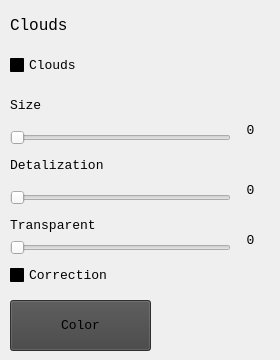
    <widget class="QWidget" name="tab_7">
     <attribute name="title">
      <string/>
     </attribute>
     <widget class="QCheckBox" name="checkBox">
      <property name="geometry">
       <rect>
        <x>10</x>
        <y>50</y>
        <width>131</width>
        <height>31</height>
       </rect>
      </property>
      <property name="palette">
       <palette>
        <active>
         <colorrole role="Button">
          <brush brushstyle="SolidPattern">
           <color alpha="255">
            <red>0</red>
            <green>0</green>
            <blue>0</blue>
           </color>
          </brush>
         </colorrole>
         <colorrole role="Base">
          <brush brushstyle="SolidPattern">
           <color alpha="255">
            <red>0</red>
            <green>0</green>
            <blue>0</blue>
           </color>
          </brush>
         </colorrole>
         <colorrole role="Window">
          <brush brushstyle="SolidPattern">
           <color alpha="255">
            <red>0</red>
            <green>0</green>
            <blue>0</blue>
           </color>
          </brush>
         </colorrole>
        </active>
        <inactive>
         <colorrole role="Button">
          <brush brushstyle="SolidPattern">
           <color alpha="255">
            <red>0</red>
            <green>0</green>
            <blue>0</blue>
           </color>
          </brush>
         </colorrole>
         <colorrole role="Base">
          <brush brushstyle="SolidPattern">
           <color alpha="255">
            <red>0</red>
            <green>0</green>
            <blue>0</blue>
           </color>
          </brush>
         </colorrole>
         <colorrole role="Window">
          <brush brushstyle="SolidPattern">
           <color alpha="255">
            <red>0</red>
            <green>0</green>
            <blue>0</blue>
           </color>
          </brush>
         </colorrole>
        </inactive>
        <disabled>
         <colorrole role="Button">
          <brush brushstyle="SolidPattern">
           <color alpha="255">
            <red>0</red>
            <green>0</green>
            <blue>0</blue>
           </color>
          </brush>
         </colorrole>
         <colorrole role="Base">
          <brush brushstyle="SolidPattern">
           <color alpha="255">
            <red>0</red>
            <green>0</green>
            <blue>0</blue>
           </color>
          </brush>
         </colorrole>
         <colorrole role="Window">
          <brush brushstyle="SolidPattern">
           <color alpha="255">
            <red>0</red>
            <green>0</green>
            <blue>0</blue>
           </color>
          </brush>
         </colorrole>
        </disabled>
       </palette>
      </property>
      <property name="font">
       <font>
        <family>Consolas</family>
        <pointsize>10</pointsize>
       </font>
      </property>
      <property name="text">
       <string>Clouds</string>
      </property>
     </widget>
     <widget class="QLabel" name="label_24">
      <property name="geometry">
       <rect>
        <x>10</x>
        <y>90</y>
        <width>101</width>
        <height>31</height>
       </rect>
      </property>
      <property name="palette">
       <palette>
        <active>
         <colorrole role="Button">
          <brush brushstyle="SolidPattern">
           <color alpha="255">
            <red>0</red>
            <green>0</green>
            <blue>0</blue>
           </color>
          </brush>
         </colorrole>
         <colorrole role="Base">
          <brush brushstyle="SolidPattern">
           <color alpha="255">
            <red>0</red>
            <green>0</green>
            <blue>0</blue>
           </color>
          </brush>
         </colorrole>
         <colorrole role="Window">
          <brush brushstyle="SolidPattern">
           <color alpha="255">
            <red>0</red>
            <green>0</green>
            <blue>0</blue>
           </color>
          </brush>
         </colorrole>
        </active>
        <inactive>
         <colorrole role="Button">
          <brush brushstyle="SolidPattern">
           <color alpha="255">
            <red>0</red>
            <green>0</green>
            <blue>0</blue>
           </color>
          </brush>
         </colorrole>
         <colorrole role="Base">
          <brush brushstyle="SolidPattern">
           <color alpha="255">
            <red>0</red>
            <green>0</green>
            <blue>0</blue>
           </color>
          </brush>
         </colorrole>
         <colorrole role="Window">
          <brush brushstyle="SolidPattern">
           <color alpha="255">
            <red>0</red>
            <green>0</green>
            <blue>0</blue>
           </color>
          </brush>
         </colorrole>
        </inactive>
        <disabled>
         <colorrole role="Button">
          <brush brushstyle="SolidPattern">
           <color alpha="255">
            <red>0</red>
            <green>0</green>
            <blue>0</blue>
           </color>
          </brush>
         </colorrole>
         <colorrole role="Base">
          <brush brushstyle="SolidPattern">
           <color alpha="255">
            <red>0</red>
            <green>0</green>
            <blue>0</blue>
           </color>
          </brush>
         </colorrole>
         <colorrole role="Window">
          <brush brushstyle="SolidPattern">
           <color alpha="255">
            <red>0</red>
            <green>0</green>
            <blue>0</blue>
           </color>
          </brush>
         </colorrole>
        </disabled>
       </palette>
      </property>
      <property name="font">
       <font>
        <family>Consolas</family>
        <pointsize>10</pointsize>
       </font>
      </property>
      <property name="text">
       <string>Size</string>
      </property>
     </widget>
     <widget class="QSlider" name="horizontalSlider_8">
      <property name="geometry">
       <rect>
        <x>10</x>
        <y>130</y>
        <width>221</width>
        <height>16</height>
       </rect>
      </property>
      <property name="minimum">
       <number>1</number>
      </property>
      <property name="maximum">
       <number>20</number>
      </property>
      <property name="orientation">
       <enum>Qt::Horizontal</enum>
      </property>
      <property name="invertedAppearance">
       <bool>false</bool>
      </property>
      <property name="invertedControls">
       <bool>false</bool>
      </property>
     </widget>
     <widget class="QLabel" name="label_26">
      <property name="geometry">
       <rect>
        <x>10</x>
        <y>150</y>
        <width>171</width>
        <height>31</height>
       </rect>
      </property>
      <property name="palette">
       <palette>
        <active>
         <colorrole role="Button">
          <brush brushstyle="SolidPattern">
           <color alpha="255">
            <red>0</red>
            <green>0</green>
            <blue>0</blue>
           </color>
          </brush>
         </colorrole>
         <colorrole role="Base">
          <brush brushstyle="SolidPattern">
           <color alpha="255">
            <red>0</red>
            <green>0</green>
            <blue>0</blue>
           </color>
          </brush>
         </colorrole>
         <colorrole role="Window">
          <brush brushstyle="SolidPattern">
           <color alpha="255">
            <red>0</red>
            <green>0</green>
            <blue>0</blue>
           </color>
          </brush>
         </colorrole>
        </active>
        <inactive>
         <colorrole role="Button">
          <brush brushstyle="SolidPattern">
           <color alpha="255">
            <red>0</red>
            <green>0</green>
            <blue>0</blue>
           </color>
          </brush>
         </colorrole>
         <colorrole role="Base">
          <brush brushstyle="SolidPattern">
           <color alpha="255">
            <red>0</red>
            <green>0</green>
            <blue>0</blue>
           </color>
          </brush>
         </colorrole>
         <colorrole role="Window">
          <brush brushstyle="SolidPattern">
           <color alpha="255">
            <red>0</red>
            <green>0</green>
            <blue>0</blue>
           </color>
          </brush>
         </colorrole>
        </inactive>
        <disabled>
         <colorrole role="Button">
          <brush brushstyle="SolidPattern">
           <color alpha="255">
            <red>0</red>
            <green>0</green>
            <blue>0</blue>
           </color>
          </brush>
         </colorrole>
         <colorrole role="Base">
          <brush brushstyle="SolidPattern">
           <color alpha="255">
            <red>0</red>
            <green>0</green>
            <blue>0</blue>
           </color>
          </brush>
         </colorrole>
         <colorrole role="Window">
          <brush brushstyle="SolidPattern">
           <color alpha="255">
            <red>0</red>
            <green>0</green>
            <blue>0</blue>
           </color>
          </brush>
         </colorrole>
        </disabled>
       </palette>
      </property>
      <property name="font">
       <font>
        <family>Consolas</family>
        <pointsize>10</pointsize>
       </font>
      </property>
      <property name="text">
       <string>Detalization</string>
      </property>
     </widget>
     <widget class="QSlider" name="horizontalSlider_9">
      <property name="geometry">
       <rect>
        <x>10</x>
        <y>190</y>
        <width>221</width>
        <height>16</height>
       </rect>
      </property>
      <property name="minimum">
       <number>1</number>
      </property>
      <property name="maximum">
       <number>10</number>
      </property>
      <property name="orientation">
       <enum>Qt::Horizontal</enum>
      </property>
      <property name="invertedAppearance">
       <bool>false</bool>
      </property>
      <property name="invertedControls">
       <bool>false</bool>
      </property>
     </widget>
     <widget class="QLabel" name="label_28">
      <property name="geometry">
       <rect>
        <x>10</x>
        <y>210</y>
        <width>231</width>
        <height>31</height>
       </rect>
      </property>
      <property name="palette">
       <palette>
        <active>
         <colorrole role="Button">
          <brush brushstyle="SolidPattern">
           <color alpha="255">
            <red>0</red>
            <green>0</green>
            <blue>0</blue>
           </color>
          </brush>
         </colorrole>
         <colorrole role="Base">
          <brush brushstyle="SolidPattern">
           <color alpha="255">
            <red>0</red>
            <green>0</green>
            <blue>0</blue>
           </color>
          </brush>
         </colorrole>
         <colorrole role="Window">
          <brush brushstyle="SolidPattern">
           <color alpha="255">
            <red>0</red>
            <green>0</green>
            <blue>0</blue>
           </color>
          </brush>
         </colorrole>
        </active>
        <inactive>
         <colorrole role="Button">
          <brush brushstyle="SolidPattern">
           <color alpha="255">
            <red>0</red>
            <green>0</green>
            <blue>0</blue>
           </color>
          </brush>
         </colorrole>
         <colorrole role="Base">
          <brush brushstyle="SolidPattern">
           <color alpha="255">
            <red>0</red>
            <green>0</green>
            <blue>0</blue>
           </color>
          </brush>
         </colorrole>
         <colorrole role="Window">
          <brush brushstyle="SolidPattern">
           <color alpha="255">
            <red>0</red>
            <green>0</green>
            <blue>0</blue>
           </color>
          </brush>
         </colorrole>
        </inactive>
        <disabled>
         <colorrole role="Button">
          <brush brushstyle="SolidPattern">
           <color alpha="255">
            <red>0</red>
            <green>0</green>
            <blue>0</blue>
           </color>
          </brush>
         </colorrole>
         <colorrole role="Base">
          <brush brushstyle="SolidPattern">
           <color alpha="255">
            <red>0</red>
            <green>0</green>
            <blue>0</blue>
           </color>
          </brush>
         </colorrole>
         <colorrole role="Window">
          <brush brushstyle="SolidPattern">
           <color alpha="255">
            <red>0</red>
            <green>0</green>
            <blue>0</blue>
           </color>
          </brush>
         </colorrole>
        </disabled>
       </palette>
      </property>
      <property name="font">
       <font>
        <family>Consolas</family>
        <pointsize>10</pointsize>
       </font>
      </property>
      <property name="text">
       <string>Transparent</string>
      </property>
     </widget>
     <widget class="QSlider" name="horizontalSlider_10">
      <property name="geometry">
       <rect>
        <x>10</x>
        <y>240</y>
        <width>221</width>
        <height>16</height>
       </rect>
      </property>
      <property name="minimum">
       <number>0</number>
      </property>
      <property name="maximum">
       <number>10</number>
      </property>
      <property name="value">
       <number>0</number>
      </property>
      <property name="orientation">
       <enum>Qt::Horizontal</enum>
      </property>
      <property name="invertedAppearance">
       <bool>false</bool>
      </property>
      <property name="invertedControls">
       <bool>false</bool>
      </property>
     </widget>
     <widget class="QCheckBox" name="checkBox_2">
      <property name="geometry">
       <rect>
        <x>10</x>
        <y>260</y>
        <width>221</width>
        <height>31</height>
       </rect>
      </property>
      <property name="palette">
       <palette>
        <active>
         <colorrole role="Button">
          <brush brushstyle="SolidPattern">
           <color alpha="255">
            <red>0</red>
            <green>0</green>
            <blue>0</blue>
           </color>
          </brush>
         </colorrole>
         <colorrole role="Base">
          <brush brushstyle="SolidPattern">
           <color alpha="255">
            <red>0</red>
            <green>0</green>
            <blue>0</blue>
           </color>
          </brush>
         </colorrole>
         <colorrole role="Window">
          <brush brushstyle="SolidPattern">
           <color alpha="255">
            <red>0</red>
            <green>0</green>
            <blue>0</blue>
           </color>
          </brush>
         </colorrole>
        </active>
        <inactive>
         <colorrole role="Button">
          <brush brushstyle="SolidPattern">
           <color alpha="255">
            <red>0</red>
            <green>0</green>
            <blue>0</blue>
           </color>
          </brush>
         </colorrole>
         <colorrole role="Base">
          <brush brushstyle="SolidPattern">
           <color alpha="255">
            <red>0</red>
            <green>0</green>
            <blue>0</blue>
           </color>
          </brush>
         </colorrole>
         <colorrole role="Window">
          <brush brushstyle="SolidPattern">
           <color alpha="255">
            <red>0</red>
            <green>0</green>
            <blue>0</blue>
           </color>
          </brush>
         </colorrole>
        </inactive>
        <disabled>
         <colorrole role="Button">
          <brush brushstyle="SolidPattern">
           <color alpha="255">
            <red>0</red>
            <green>0</green>
            <blue>0</blue>
           </color>
          </brush>
         </colorrole>
         <colorrole role="Base">
          <brush brushstyle="SolidPattern">
           <color alpha="255">
            <red>0</red>
            <green>0</green>
            <blue>0</blue>
           </color>
          </brush>
         </colorrole>
         <colorrole role="Window">
          <brush brushstyle="SolidPattern">
           <color alpha="255">
            <red>0</red>
            <green>0</green>
            <blue>0</blue>
           </color>
          </brush>
         </colorrole>
        </disabled>
       </palette>
      </property>
      <property name="font">
       <font>
        <family>Consolas</family>
        <pointsize>10</pointsize>
       </font>
      </property>
      <property name="text">
       <string>Correction</string>
      </property>
     </widget>
     <widget class="QPushButton" name="pushButton_33">
      <property name="geometry">
       <rect>
        <x>10</x>
        <y>300</y>
        <width>141</width>
        <height>51</height>
       </rect>
      </property>
      <property name="font">
       <font>
        <family>Consolas</family>
        <pointsize>10</pointsize>
       </font>
      </property>
      <property name="styleSheet">
       <string notr="true">QPushButton{background-color: rgb(66,66,66);}</string>
      </property>
      <property name="text">
       <string>Color</string>
      </property>
     </widget>
     <widget class="QLabel" name="label_30">
      <property name="geometry">
       <rect>
        <x>230</x>
        <y>120</y>
        <width>41</width>
        <height>21</height>
       </rect>
      </property>
      <property name="palette">
       <palette>
        <active>
         <colorrole role="Button">
          <brush brushstyle="SolidPattern">
           <color alpha="255">
            <red>0</red>
            <green>0</green>
            <blue>0</blue>
           </color>
          </brush>
         </colorrole>
         <colorrole role="Base">
          <brush brushstyle="SolidPattern">
           <color alpha="255">
            <red>0</red>
            <green>0</green>
            <blue>0</blue>
           </color>
          </brush>
         </colorrole>
         <colorrole role="Window">
          <brush brushstyle="SolidPattern">
           <color alpha="255">
            <red>0</red>
            <green>0</green>
            <blue>0</blue>
           </color>
          </brush>
         </colorrole>
        </active>
        <inactive>
         <colorrole role="Button">
          <brush brushstyle="SolidPattern">
           <color alpha="255">
            <red>0</red>
            <green>0</green>
            <blue>0</blue>
           </color>
          </brush>
         </colorrole>
         <colorrole role="Base">
          <brush brushstyle="SolidPattern">
           <color alpha="255">
            <red>0</red>
            <green>0</green>
            <blue>0</blue>
           </color>
          </brush>
         </colorrole>
         <colorrole role="Window">
          <brush brushstyle="SolidPattern">
           <color alpha="255">
            <red>0</red>
            <green>0</green>
            <blue>0</blue>
           </color>
          </brush>
         </colorrole>
        </inactive>
        <disabled>
         <colorrole role="Button">
          <brush brushstyle="SolidPattern">
           <color alpha="255">
            <red>0</red>
            <green>0</green>
            <blue>0</blue>
           </color>
          </brush>
         </colorrole>
         <colorrole role="Base">
          <brush brushstyle="SolidPattern">
           <color alpha="255">
            <red>0</red>
            <green>0</green>
            <blue>0</blue>
           </color>
          </brush>
         </colorrole>
         <colorrole role="Window">
          <brush brushstyle="SolidPattern">
           <color alpha="255">
            <red>0</red>
            <green>0</green>
            <blue>0</blue>
           </color>
          </brush>
         </colorrole>
        </disabled>
       </palette>
      </property>
      <property name="font">
       <font>
        <family>Consolas</family>
        <pointsize>10</pointsize>
       </font>
      </property>
      <property name="text">
       <string notr="true">0</string>
      </property>
      <property name="alignment">
       <set>Qt::AlignCenter</set>
      </property>
     </widget>
     <widget class="QLabel" name="label_27">
      <property name="geometry">
       <rect>
        <x>230</x>
        <y>180</y>
        <width>41</width>
        <height>21</height>
       </rect>
      </property>
      <property name="palette">
       <palette>
        <active>
         <colorrole role="Button">
          <brush brushstyle="SolidPattern">
           <color alpha="255">
            <red>0</red>
            <green>0</green>
            <blue>0</blue>
           </color>
          </brush>
         </colorrole>
         <colorrole role="Base">
          <brush brushstyle="SolidPattern">
           <color alpha="255">
            <red>0</red>
            <green>0</green>
            <blue>0</blue>
           </color>
          </brush>
         </colorrole>
         <colorrole role="Window">
          <brush brushstyle="SolidPattern">
           <color alpha="255">
            <red>0</red>
            <green>0</green>
            <blue>0</blue>
           </color>
          </brush>
         </colorrole>
        </active>
        <inactive>
         <colorrole role="Button">
          <brush brushstyle="SolidPattern">
           <color alpha="255">
            <red>0</red>
            <green>0</green>
            <blue>0</blue>
           </color>
          </brush>
         </colorrole>
         <colorrole role="Base">
          <brush brushstyle="SolidPattern">
           <color alpha="255">
            <red>0</red>
            <green>0</green>
            <blue>0</blue>
           </color>
          </brush>
         </colorrole>
         <colorrole role="Window">
          <brush brushstyle="SolidPattern">
           <color alpha="255">
            <red>0</red>
            <green>0</green>
            <blue>0</blue>
           </color>
          </brush>
         </colorrole>
        </inactive>
        <disabled>
         <colorrole role="Button">
          <brush brushstyle="SolidPattern">
           <color alpha="255">
            <red>0</red>
            <green>0</green>
            <blue>0</blue>
           </color>
          </brush>
         </colorrole>
         <colorrole role="Base">
          <brush brushstyle="SolidPattern">
           <color alpha="255">
            <red>0</red>
            <green>0</green>
            <blue>0</blue>
           </color>
          </brush>
         </colorrole>
         <colorrole role="Window">
          <brush brushstyle="SolidPattern">
           <color alpha="255">
            <red>0</red>
            <green>0</green>
            <blue>0</blue>
           </color>
          </brush>
         </colorrole>
        </disabled>
       </palette>
      </property>
      <property name="font">
       <font>
        <family>Consolas</family>
        <pointsize>10</pointsize>
       </font>
      </property>
      <property name="text">
       <string notr="true">0</string>
      </property>
      <property name="alignment">
       <set>Qt::AlignCenter</set>
      </property>
     </widget>
     <widget class="QLabel" name="label_29">
      <property name="geometry">
       <rect>
        <x>230</x>
        <y>230</y>
        <width>41</width>
        <height>21</height>
       </rect>
      </property>
      <property name="palette">
       <palette>
        <active>
         <colorrole role="Button">
          <brush brushstyle="SolidPattern">
           <color alpha="255">
            <red>0</red>
            <green>0</green>
            <blue>0</blue>
           </color>
          </brush>
         </colorrole>
         <colorrole role="Base">
          <brush brushstyle="SolidPattern">
           <color alpha="255">
            <red>0</red>
            <green>0</green>
            <blue>0</blue>
           </color>
          </brush>
         </colorrole>
         <colorrole role="Window">
          <brush brushstyle="SolidPattern">
           <color alpha="255">
            <red>0</red>
            <green>0</green>
            <blue>0</blue>
           </color>
          </brush>
         </colorrole>
        </active>
        <inactive>
         <colorrole role="Button">
          <brush brushstyle="SolidPattern">
           <color alpha="255">
            <red>0</red>
            <green>0</green>
            <blue>0</blue>
           </color>
          </brush>
         </colorrole>
         <colorrole role="Base">
          <brush brushstyle="SolidPattern">
           <color alpha="255">
            <red>0</red>
            <green>0</green>
            <blue>0</blue>
           </color>
          </brush>
         </colorrole>
         <colorrole role="Window">
          <brush brushstyle="SolidPattern">
           <color alpha="255">
            <red>0</red>
            <green>0</green>
            <blue>0</blue>
           </color>
          </brush>
         </colorrole>
        </inactive>
        <disabled>
         <colorrole role="Button">
          <brush brushstyle="SolidPattern">
           <color alpha="255">
            <red>0</red>
            <green>0</green>
            <blue>0</blue>
           </color>
          </brush>
         </colorrole>
         <colorrole role="Base">
          <brush brushstyle="SolidPattern">
           <color alpha="255">
            <red>0</red>
            <green>0</green>
            <blue>0</blue>
           </color>
          </brush>
         </colorrole>
         <colorrole role="Window">
          <brush brushstyle="SolidPattern">
           <color alpha="255">
            <red>0</red>
            <green>0</green>
            <blue>0</blue>
           </color>
          </brush>
         </colorrole>
        </disabled>
       </palette>
      </property>
      <property name="font">
       <font>
        <family>Consolas</family>
        <pointsize>10</pointsize>
       </font>
      </property>
      <property name="text">
       <string notr="true">0</string>
      </property>
      <property name="alignment">
       <set>Qt::AlignCenter</set>
      </property>
     </widget>
     <widget class="QLabel" name="label_41">
      <property name="geometry">
       <rect>
        <x>10</x>
        <y>10</y>
        <width>210</width>
        <height>30</height>
       </rect>
      </property>
      <property name="font">
       <font>
        <family>Consolas</family>
        <pointsize>12</pointsize>
        <kerning>true</kerning>
       </font>
      </property>
      <property name="text">
       <string>Clouds</string>
      </property>
     </widget>
    </widget>
